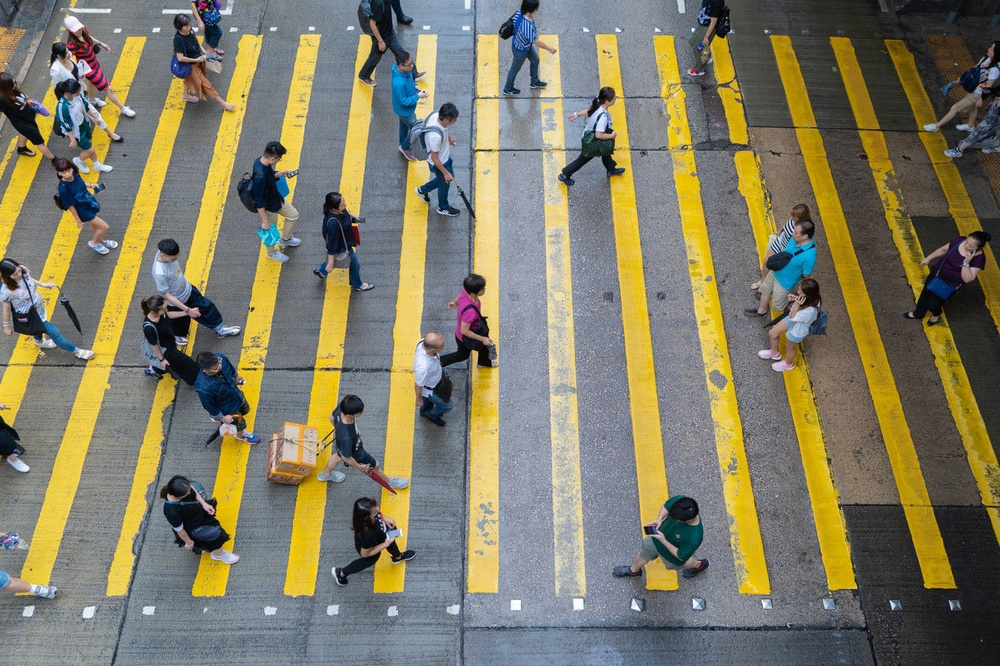
#> input picture DAY_03/CLASS/data/test-street-02.jpg, 1000 x 666 px, shrunk from 1280 x 853 before the run
$ jupyter execute 19_COLOR_DETECTION.ipynb
#> lines starting #> are read from the running program, lines starting #| are printed output that depends on the picture; after the words box and inside, x2 and y2 are one past the last pixel; in counts of white or black regions, pixels touching at a corner belong together
[cell 1]
import cv2
import imutils
import numpy as np
import copy
from matplotlib import pyplot as plt

[cell 2]
img = cv2.imread('./data/test-street-02.jpg')
#> img is the input picture: shape (666, 1000, 3); mean B, G, R 102, 124.2, 128.3
plt.imshow(cv2.cvtColor(img, cv2.COLOR_BGR2RGB))
img = cv2.cvtColor(img, cv2.COLOR_BGR2HSV)
#> img: shape (666, 1000, 3); mean H, S, V 70.6, 78.1, 139.6

[cell 3]
lower_range = np.array([20, 100, 00])
upper_range = np.array([30, 255, 255])
mask = cv2.inRange(img, lower_range, upper_range)
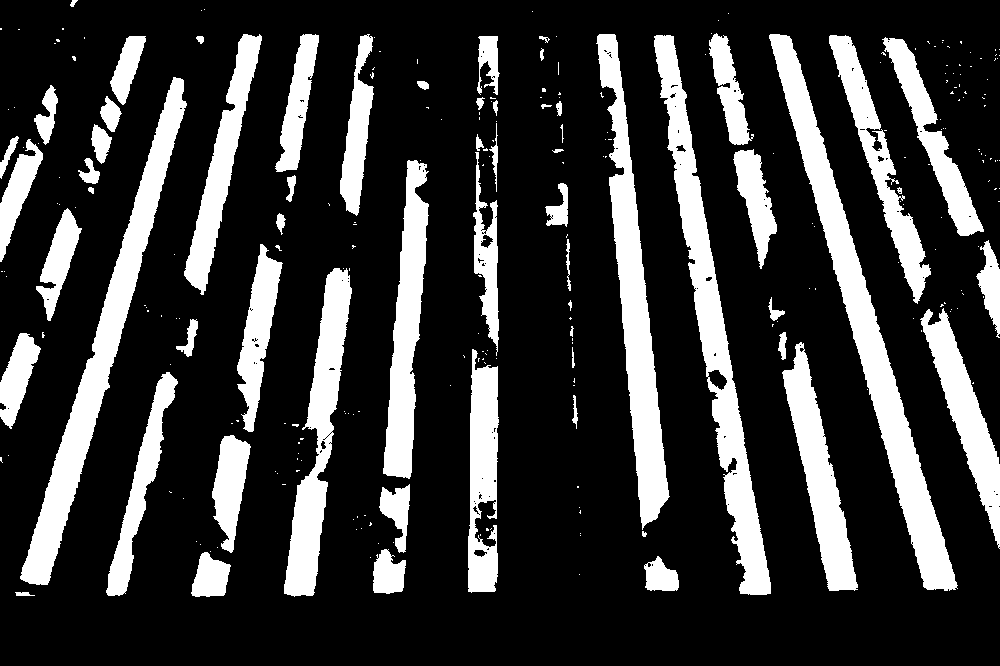
#> mask: shape (666, 1000); 21.9% white; 274 white regions (211 under 20 px), largest, box (x1, y1, x2, y2) and area: (769, 34, 958, 591) 15516, (654, 35, 771, 595) 13435, (20, 77, 187, 585) 13068
img = cv2.cvtColor(img, cv2.COLOR_HSV2BGR)
plt.imshow(cv2.cvtColor(mask, cv2.COLOR_BGR2RGB))

[cell 4]
res = cv2.bitwise_and(img, img, mask=mask)
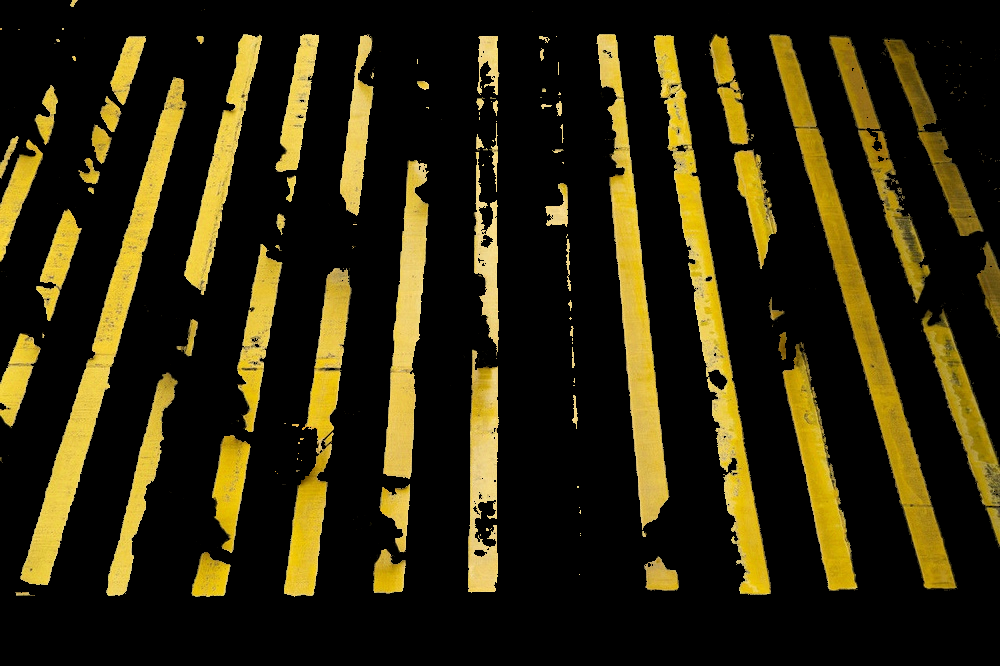
#> res: shape (666, 1000, 3); mean B, G, R 12, 37.6, 44.5
plt.imshow(cv2.cvtColor(res, cv2.COLOR_BGR2RGB))
